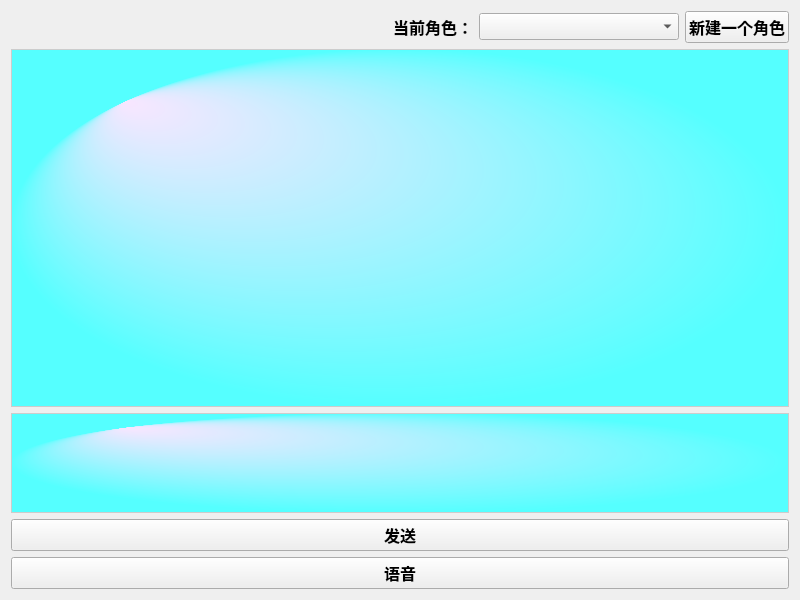
<?xml version="1.0" encoding="UTF-8"?>
<ui version="4.0">
 <class>ChatWindow</class>
 <widget class="QWidget" name="ChatWindow">
  <property name="geometry">
   <rect>
    <x>0</x>
    <y>0</y>
    <width>800</width>
    <height>600</height>
   </rect>
  </property>
  <property name="windowTitle">
   <string>聊天窗口</string>
  </property>
  <layout class="QVBoxLayout" name="verticalLayout">
   <item>
    <layout class="QHBoxLayout" name="horizontalLayout_2">
     <item>
      <spacer name="horizontalSpacer">
       <property name="orientation">
        <enum>Qt::Horizontal</enum>
       </property>
       <property name="sizeHint" stdset="0">
        <size>
         <width>40</width>
         <height>20</height>
        </size>
       </property>
      </spacer>
     </item>
     <item>
      <widget class="QLabel" name="roleLabel">
       <property name="styleSheet">
        <string notr="true">font-family: &quot;Microsoft YaHei&quot;; /* 设置字体类型 */
font-size: 12pt; /* 设置字体大小 */
font-weight: bold; /* 设置字体加粗 */</string>
       </property>
       <property name="text">
        <string>当前角色：</string>
       </property>
      </widget>
     </item>
     <item>
      <widget class="QComboBox" name="roleComboBox">
       <property name="minimumSize">
        <size>
         <width>200</width>
         <height>0</height>
        </size>
       </property>
       <property name="styleSheet">
        <string notr="true">font-family: &quot;Microsoft YaHei&quot;; /* 设置字体类型 */
font-size: 12pt; /* 设置字体大小 */
font-weight: bold; /* 设置字体加粗 */</string>
       </property>
      </widget>
     </item>
     <item>
      <widget class="QPushButton" name="newRoleButton">
       <property name="styleSheet">
        <string notr="true">font-family: &quot;Microsoft YaHei&quot;; /* 设置字体类型 */
font-size: 12pt; /* 设置字体大小 */
font-weight: bold; /* 设置字体加粗 */</string>
       </property>
       <property name="text">
        <string>新建一个角色</string>
       </property>
      </widget>
     </item>
    </layout>
   </item>
   <item>
    <widget class="QTextEdit" name="chatDisplay">
     <property name="styleSheet">
      <string notr="true">background-color: qradialgradient(spread:pad, cx:0.5, cy:0.5, radius:0.5, stop:0 rgba(248, 230, 255), stop:1 rgb(85, 255, 255));
    border: 1px solid #ccc;
    color: black;</string>
     </property>
     <property name="readOnly">
      <bool>true</bool>
     </property>
    </widget>
   </item>
   <item>
    <widget class="QTextEdit" name="messageEdit">
     <property name="maximumSize">
      <size>
       <width>16777215</width>
       <height>100</height>
      </size>
     </property>
     <property name="styleSheet">
      <string notr="true">background-color: qradialgradient(spread:pad, cx:0.5, cy:0.5, radius:0.5, stop:0 rgba(248, 230, 255), stop:1 rgb(85, 255, 255));
    border: 1px solid #ccc;
    color: black;</string>
     </property>
    </widget>
   </item>
   <item>
    <widget class="QPushButton" name="sendButton">
     <property name="styleSheet">
      <string notr="true">font-family: &quot;Microsoft YaHei&quot;; /* 设置字体类型 */
font-size: 12pt; /* 设置字体大小 */
font-weight: bold; /* 设置字体加粗 */</string>
     </property>
     <property name="text">
      <string>发送</string>
     </property>
    </widget>
   </item>
   <item>
    <widget class="QPushButton" name="voiceButton">
     <property name="styleSheet">
      <string notr="true">font-family: &quot;Microsoft YaHei&quot;; /* 设置字体类型 */
font-size: 12pt; /* 设置字体大小 */
font-weight: bold; /* 设置字体加粗 */</string>
     </property>
     <property name="text">
      <string>语音</string>
     </property>
    </widget>
   </item>
   <item>
    <layout class="QHBoxLayout" name="horizontalLayout">
     <item>
      <layout class="QVBoxLayout" name="verticalLayout_2"/>
     </item>
    </layout>
   </item>
  </layout>
 </widget>
 <resources/>
 <connections/>
</ui>
